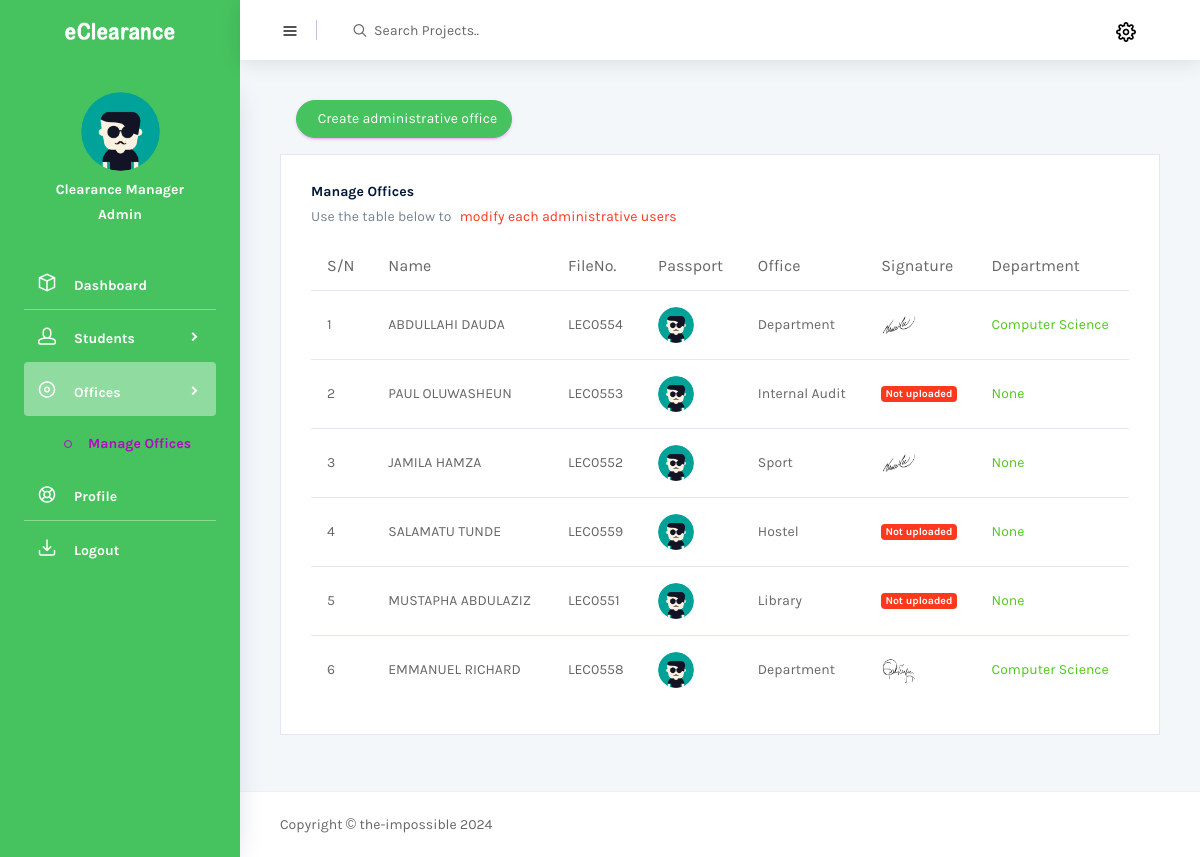
/manage_offices (signed in), run on an earlier commit of the app's database.
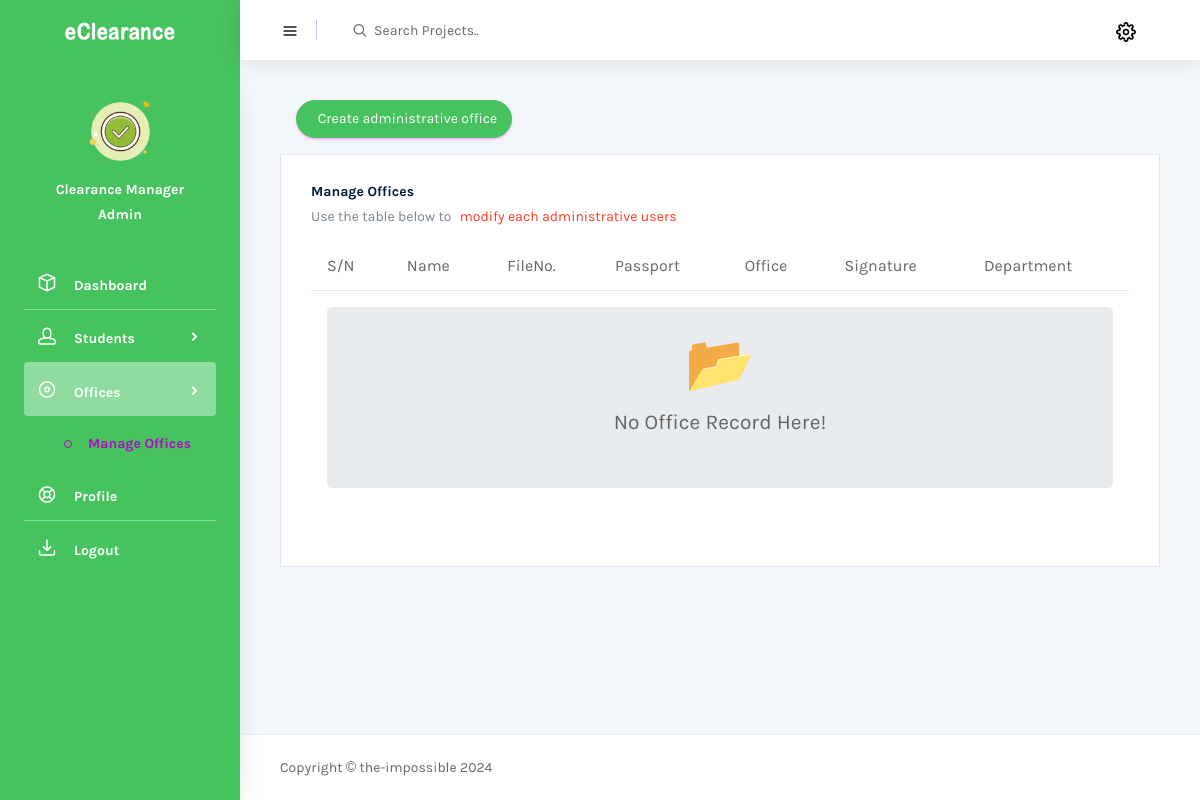
And on a later commit of the database.
### eClearanceAuth/models.py (models this page shows, shortened)
class User(AbstractBaseUser, PermissionsMixin):
    user_id = models.UUIDField(
        default=uuid.uuid4, primary_key=True, unique=True, editable=False)
    username = models.CharField(max_length=100, db_index=True,
                                unique=True, verbose_name='reg number', blank=True)
    passport = models.ImageField(
        default='img/user.png', upload_to='uploads/passport/', null=True)
    user_type = models.ForeignKey(
        to="UserType", on_delete=models.CASCADE, blank=True, null=True,)
    name = models.CharField(
        max_length=100, db_index=True, blank=True, null=True)
    date_joined = models.DateTimeField(
        verbose_name='date_joined', auto_now_add=True)
    last_login = models.DateTimeField(
        verbose_name='last_login', auto_now=True, null=True)
    is_active = models.BooleanField(default=True)
    is_staff = models.BooleanField(default=False)
    is_superuser = models.BooleanField(default=False)
    USERNAME_FIELD = 'username'
    REQUIRED_FIELDS = ['name',]
    objects = UserManager()
    class Meta:
        db_table = 'Users'
        verbose_name_plural = 'Users'

class UserType(models.Model):
    user_type = models.CharField(max_length=100, unique=True)
    def __str__(self):
        return self.user_type
    class Meta:
        db_table = 'user type'
        verbose_name_plural = 'user type'

class AdministrativeProfile(models.Model):
    profile_id = models.UUIDField(
        default=uuid.uuid4, primary_key=True, unique=True, editable=False)
    user = models.OneToOneField(
        to="User", on_delete=models.CASCADE, blank=True)
    office = models.ForeignKey(
        to="Office", on_delete=models.CASCADE, blank=True, null=True)
    a_departmental_office = models.ForeignKey(
        to="Department", on_delete=models.CASCADE, blank=True, null=True)
    signature = models.ImageField(
        upload_to='uploads/signature/', null=True, blank=True)
    date_created = models.DateTimeField(
        verbose_name='date_created', auto_now_add=True)
    class Meta:
        db_table = 'Administrative Profile'
        verbose_name_plural = 'Administrative Profile'

class Office(models.Model):
    office_title = models.CharField(max_length=30, unique=True)
    office_description = models.CharField(
        max_length=100, blank=True, null=True)
    def __str__(self):
        return self.office_title
    class Meta:
        db_table = 'Office'
        verbose_name_plural = 'Offices'

class Department(models.Model):
    dept_id = models.UUIDField(
        default=uuid.uuid4, primary_key=True, unique=True, editable=False)
    dept_title = models.CharField(max_length=30, unique=True)
    def __str__(self):
        return self.dept_title
    class Meta:
        db_table = 'Department'
        verbose_name_plural = 'Departments'

### eClearanceAuth/views.py (the view, shortened to what this page needs)
# urls.py: path('manage_offices', ManageOfficeView.as_view(), name="manage_offices"),
class ManageOfficeView(LoginRequiredMixin, ListView):
    template_name = "backend/admin/manage_office.html"
    model = User
    form_class = CreateAdministrativeProfileForm
    queryset = AdministrativeProfile.objects.all().order_by('-date_created')
    def get_context_data(self, **kwargs):
        context = super().get_context_data(**kwargs)
        context["form1"] = self.form_class
        return context

### Templates/backend/admin/manage_office.html (shortened to what this page needs)
{% extends 'base.html' %}
{% load static %}
{% load crispy_forms_tags %}
{% block head %}{% include 'partials/auth_head.html' %}{% endblock head %}
{% block body %}
  <div class="container-scroller">
    {% block nav %}{% include 'partials/auth_nav.html' %}{% endblock nav %}
    <div class="container-fluid page-body-wrapper">
      {% include 'partials/auth_sidebar.html' %}
      <div class="main-panel">
        <div class="content-wrapper">
          <div class="row">
            <div class="col.lg-12 grid-margin">
              <button type="button" class="btn rounded-pill btn-primary ml-4" data-toggle="modal"
              data-target="#single">
                &nbsp; Create administrative office
              </button>
            </div>
            <div class="col-lg-12 grid-margin stretch-card">
              <div class="card">
                <div class="card-body">
                  <h4 class="card-title">Manage Offices</h4>
                  <p class="card-description">
                    Use the table below to  <code>modify each administrative users</code>
                  </p>
                  <div class="table-responsive">
                    <table class="table table-hover">
                      <thead>
                        <tr>
                          <th>S/N</th>
                          <th>Name</th>
                          <th>FileNo.</th>
                          <th>Passport</th>
                          <th>Office</th>
                          <th>Signature</th>
                          <th>Department</th>
                        </tr>
                      </thead>
                      <tbody>
                        {% if object_list %}
                          {% for object in object_list %}
                            <tr>
                              <td>{{forloop.counter}}</td>
                              <td>{{object.user.name|upper}}</td>
                              <td>{{object.user.username}}</td>
                              <td>
                                <a href="{% url 'auth:update_office' object.user.pk %}"> <img src="{{object.user.passport.url}}" alt="passport"></a>
                              </td>
                              <td>{{object.office}}</td>
                              <td>
                                {% if object.signature %}
                                <img src=" {{object.signature.url}}" alt="signature">
                                {% else %}
                                <label class="badge badge-danger">Not uploaded</label>
                                {% endif %}
                              </td>
                              <td class="text-success"> {{object.a_departmental_office}} </td>
                            </tr>
                          {% endfor %}
                        {% else %}
                        <tr>
                          <td colspan="12">
                            <div class="jumbotron text-center p-5">
                              <p style="font-size: 4em;">📂</p> <br> <br>
                              <p style="font-size: 1.5em;">No Office Record Here!</p>
                            </div>
                          </td>
                        </tr>
                        {% endif %}
                      </tbody>
                    </table>
                  </div>
                </div>
              </div>
            </div>
          </div>
        </div>
        {% block footer %}{% include 'partials/auth_footer.html' %}{% endblock footer %}
      </div>
    </div>
  </div>
{% endblock body %}

### Templates/base.html (shortened to what this page needs)
<!DOCTYPE html>
<html lang="en">
	<head>
    	{% block head %} {% endblock %}
	</head>
	{% block body %}{% endblock %}
</html>

### Templates/partials/auth_head.html (shortened to what this page needs)
{% load static %}
<link rel="stylesheet" href="{% static 'backend/vendors/mdi/css/materialdesignicons.min.css' %}">
<link rel="stylesheet" href="{% static 'backend/vendors/feather/feather.css' %}">
<link rel="stylesheet" href="{% static 'backend/vendors/base/vendor.bundle.base.css' %}">
<link rel="stylesheet" href="{% static 'backend/vendors/flag-icon-css/css/flag-icon.min.css' %}"/>
<link rel="stylesheet" href="{% static 'backend/vendors/font-awesome/css/font-awesome.min.css' %}">
<link rel="stylesheet" href="{% static 'backend/vendors/jquery-bar-rating/fontawesome-stars-o.css' %}">
<link rel="stylesheet" href="{% static 'backend/vendors/jquery-bar-rating/fontawesome-stars.css' %}">
<link rel="stylesheet" href="{% static 'backend/css/style.css' %}">
<link rel="stylesheet" href="{% static 'backend/dist/magnific-popup.css' %}">

### Templates/partials/auth_nav.html (shortened to what this page needs)
{% load static %}
<nav class="navbar col-lg-12 col-12 p-0 fixed-top d-flex flex-row">
    <div class="text-center navbar-brand-wrapper d-flex align-items-center justify-content-center">
      <a class="navbar-brand brand-logo" href="index.html"><img src="{% static 'frontend/images/logo.png' %}" alt="logo"/></a>
    </div>
    <div class="navbar-menu-wrapper d-flex align-items-center justify-content-end">
      <button class="navbar-toggler navbar-toggler align-self-center" type="button" data-toggle="minimize">
        <span class="icon-menu"></span>
      </button>
      <ul class="navbar-nav mr-lg-2">
        <li class="nav-item nav-search d-none d-lg-block">
          <div class="input-group">
            <div class="input-group-prepend">
              <span class="input-group-text" id="search">
                <i class="icon-search"></i>
              </span>
            </div>
            <input type="text" class="form-control" placeholder="Search Projects.." aria-label="search" aria-describedby="search">
          </div>
        </li>
      </ul>
      <ul class="navbar-nav navbar-nav-right">
        <li class="nav-item dropdown d-flex mr-4 ">
          <a class="nav-link count-indicator dropdown-toggle d-flex align-items-center justify-content-center" id="notificationDropdown" href="#" data-toggle="dropdown">
            <i class="icon-cog"></i>
          </a>
        </li>
      </ul>
    </div>
  </nav>

### Templates/partials/auth_sidebar.html (shortened to what this page needs)
{% load static %}
<nav class="sidebar sidebar-offcanvas" id="sidebar">
    <div class="user-profile">
      <div class="user-image">
        <img src="{{ request.user.passport.url }}">
      </div>
      <div class="user-name">
          {{ request.user.name }}
      </div>
      <div class="user-designation">
          {{ request.user.user_type }}
      </div>
    </div>
    <ul class="nav">
      <li class="nav-item">
        <a class="nav-link" href="{% url 'auth:dashboard' %}">
          <i class="icon-box menu-icon"></i>
          <span class="menu-title">Dashboard</span>
        </a>
      </li>
      {% if request.user.user_type.user_type == "Admin" %}
      <li class="nav-item">
        <a class="nav-link" data-toggle="collapse" href="#ui-basic" aria-expanded="false" aria-controls="ui-basic">
          <i class="icon-head menu-icon"></i>
          <span class="menu-title">Students</span>
          <i class="menu-arrow"></i>
        </a>
      </li>
      <li class="nav-item">
        <a class="nav-link" data-toggle="collapse" href="#ui-office" aria-expanded="false" aria-controls="ui-office">
          <i class="icon-disc menu-icon"></i>
          <span class="menu-title">Offices</span>
          <i class="menu-arrow"></i>
        </a>
        <div class="collapse" id="ui-office">
          <ul class="nav flex-column sub-menu">
            <li class="nav-item"> <a class="nav-link" href="{% url 'auth:manage_offices' %}">Manage Offices</a></li>
          </ul>
        </div>
      </li>
      {% endif %}
      <li class="nav-item">
        {% if request.user.user_type.user_type == "Student" %}
        <a class="nav-link"
        href="{% url 'auth:update_student_profile' request.user.pk %}">
        <i class="icon-help menu-icon"></i>
        <span class="menu-title">Profile</span>
      </a>
      {% elif request.user.user_type.user_type == "Office" %}
      <a class="nav-link"
        href="{% url 'auth:update_student_profile' request.user.pk %}">
        <i class="icon-help menu-icon"></i>
        <span class="menu-title">Profile</span>
      </a>
      {% elif request.user.user_type.user_type == "Admin" %}
      <a class="nav-link"
        href="{% url 'auth:update_student_profile' request.user.pk %}">
        <i class="icon-help menu-icon"></i>
        <span class="menu-title">Profile</span>
      </a>
      {% endif %}
      </li>
      <li class="nav-item">
        <a class="nav-link" data-toggle="modal" data-target="#basicModal" style="cursor: pointer;">
          <i class="icon-inbox menu-icon"></i>
          <span class="menu-title">Logout</span>
        </a>
      </li>
    </ul>
  </nav>

### Templates/partials/auth_footer.html
{% load static %}
<footer class="footer">
    <div class="d-sm-flex justify-content-center justify-content-sm-between">
      <span class="text-muted d-block text-center text-sm-left d-sm-inline-block">Copyright © the-impossible 2024</span>
    </div>
  </footer>

### Templates/partials/auth_script.html (shortened to what this page needs)
{% load static %}

What changed in the data, as far as the page shows it:
removed AdministrativeProfile: user.name "ABDULLAHI DAUDA", user.username "LEC0554", user.passport (placeholder picture), office "Department", signature (picture), a_departmental_office "Computer Science"
removed AdministrativeProfile: user.name "PAUL OLUWASHEUN", user.username "LEC0553", user.passport (placeholder picture), office "Internal Audit", signature "Not uploaded", a_departmental_office "None"
removed AdministrativeProfile: user.name "JAMILA HAMZA", user.username "LEC0552", user.passport (placeholder picture), office "Sport", signature (picture), a_departmental_office "None"
removed AdministrativeProfile: user.name "SALAMATU TUNDE", user.username "LEC0559", user.passport (placeholder picture), office "Hostel", signature "Not uploaded", a_departmental_office "None"
removed AdministrativeProfile: user.name "MUSTAPHA ABDULAZIZ", user.username "LEC0551", user.passport (placeholder picture), office "Library", signature "Not uploaded", a_departmental_office "None"
removed AdministrativeProfile: user.name "EMMANUEL RICHARD", user.username "LEC0558", user.passport (placeholder picture), office "Department", signature (picture), a_departmental_office "Computer Science"
changed User "Clearance Manager": user.passport: picture added in place of a placeholder
Also different on the page:
text now shown: "📂 No Office Record Here!"
